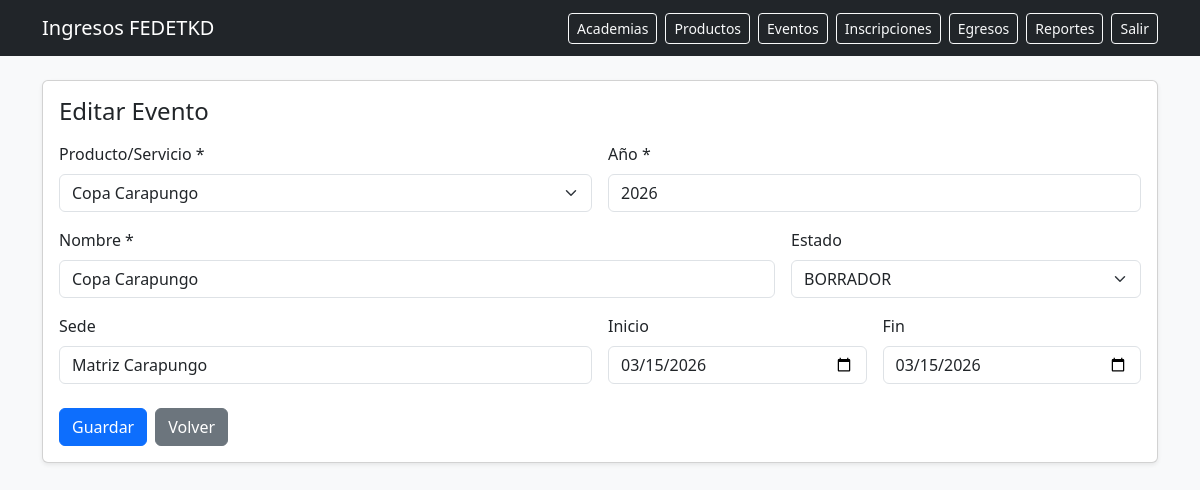
/eventos/2/editar (signed in), run on the app's committed database.
### app/models/eventos.py (models this page shows)
class Evento(TimestampMixin, db.Model):
    __tablename__ = "eventos"
    id = db.Column(db.Integer, primary_key=True)
    producto_id = db.Column(db.Integer, db.ForeignKey("productos_servicio.id"), nullable=False, index=True)
    nombre = db.Column(db.String(190), nullable=False)
    anio = db.Column(db.Integer, nullable=False, index=True)
    sede = db.Column(db.String(150), nullable=True)
    fecha_inicio = db.Column(db.Date, nullable=True)
    fecha_fin = db.Column(db.Date, nullable=True)
    estado = db.Column(db.String(20), nullable=False, default="BORRADOR")
    valor_base = db.Column(db.Numeric(10, 2), nullable=False, default=0)
    producto = db.relationship("ProductoServicio", backref=db.backref("eventos", lazy=True))

### app/models/catalogos.py (models this page shows)
class ProductoServicio(TimestampMixin, db.Model):
    __tablename__ = "productos_servicio"
    id = db.Column(db.Integer, primary_key=True)
    rubro_id = db.Column(db.Integer, db.ForeignKey("rubros.id"), nullable=False, index=True)
    rubro = db.relationship("Rubro", backref=db.backref("productos", lazy=True))
    nombre = db.Column(db.String(190), nullable=False, index=True)
    descripcion = db.Column(db.Text, nullable=True)
    requiere_categoria = db.Column(db.Boolean, default=False, nullable=False)
    requiere_dan = db.Column(db.Boolean, default=False, nullable=False)
    requiere_division_poomsae = db.Column(db.Boolean, default=False, nullable=False)

### app/blueprints/eventos/routes.py (the view, shortened to what this page needs)
@bp.route("/<int:evento_id>/editar", methods=["GET", "POST"])
@login_required
def editar(evento_id: int):
    evento = Evento.query.get_or_404(evento_id)
    productos = ProductoServicio.query.order_by(ProductoServicio.nombre.asc()).all()
    return render_template("eventos/form.html", evento=evento, productos=productos)

### app/models/auth.py (called while the page is built)
@login_manager.user_loader
def load_user(user_id: str):
    return User.query.get(int(user_id))

### app/templates/eventos/form.html (shortened to what this page needs)
{% extends "base.html" %}
{% block content %}
<div class="card shadow-sm">
  <div class="card-body">
    <h4 class="mb-3">{{ "Editar" if evento else "Nuevo" }} Evento</h4>
    <form method="post">
      <div class="row g-3">
        <div class="col-md-6">
          <label class="form-label">Producto/Servicio *</label>
          <select class="form-select" name="producto_id" required>
            {% for p in productos %}
            <option value="{{ p.id }}" {% if evento and evento.producto_id==p.id %}selected{% endif %}>{{ p.nombre }}</option>
            {% endfor %}
          </select>
        </div>
        <div class="col-md-6">
          <label class="form-label">Año *</label>
          <input class="form-control" name="anio" value="{{ evento.anio if evento else '' }}" required>
        </div>
        <div class="col-md-8">
          <label class="form-label">Nombre *</label>
          <input class="form-control" name="nombre" value="{{ evento.nombre if evento else '' }}" required>
        </div>
        <div class="col-md-4">
          <label class="form-label">Estado</label>
          <select class="form-select" name="estado">
            {% set st = evento.estado if evento else 'BORRADOR' %}
            <option value="BORRADOR" {% if st=='BORRADOR' %}selected{% endif %}>BORRADOR</option>
          </select>
        </div>
        <div class="col-md-6">
          <label class="form-label">Sede</label>
          <input class="form-control" name="sede" value="{{ evento.sede if evento else '' }}">
        </div>
        <div class="col-md-3">
          <label class="form-label">Inicio</label>
          <input type="date" class="form-control" name="fecha_inicio" value="{{ evento.fecha_inicio if evento else '' }}">
        </div>
        <div class="col-md-3">
          <label class="form-label">Fin</label>
          <input type="date" class="form-control" name="fecha_fin" value="{{ evento.fecha_fin if evento else '' }}">
        </div>
      </div>
      <div class="mt-4 d-flex gap-2">
        <button class="btn btn-primary">Guardar</button>
        <a class="btn btn-secondary" href="{{ url_for('eventos.index') }}">Volver</a>
      </div>
    </form>
  </div>
</div>
{% endblock %}

### data on the page
Evento: producto_id "Copa Carapungo", anio "2026", nombre "Copa Carapungo", estado "BORRADOR", sede "Matriz Carapungo", fecha_inicio "03/15/2026", fecha_fin "03/15/2026"

### other printed values
{{ "Editar" if evento else "Nuevo" }} "Editar"
